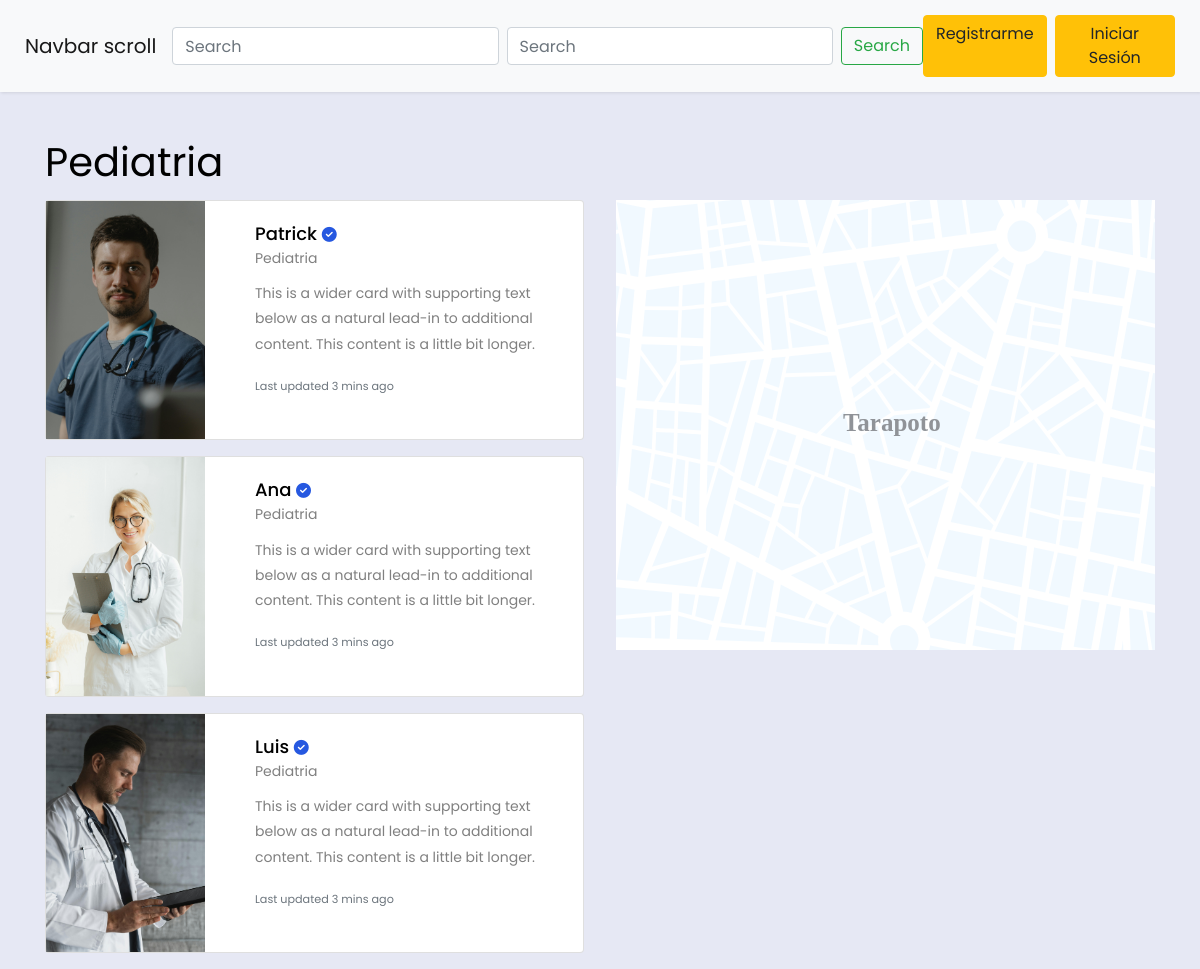
Page /list-especialidad/pediatria/ on the committed database.
### Doctores/models.py (models this page shows, shortened)
class EspecialidadesModels(models.Model):
    nombre_especialidad  =  models.CharField(max_length=155)
    descripcion = models.TextField(blank=True, null=True)
    codigo = models.CharField(max_length=10, unique=True)
    estado = models.BooleanField(default=True)
    slug = models.SlugField(unique=True, blank=True,)
    class Meta:
        verbose_name = "Especialidad Médica"
        verbose_name_plural = "Especialidades Médicas"
        ordering = ['nombre_especialidad']

class DoctorModels(models.Model):
    picture =  models.ImageField(upload_to='Imagenes-Medicos')
    nombre_completo =  models.CharField(max_length=255)
    apellido  = models.CharField(max_length=255, null=True)
    tipo_documento = models.CharField(max_length=11, choices=[('DNI','DNI'), ('PASAPORTE', 'Pasaporte'),('CARNET EXT', 'Carnet de Extranjería')], default='DNI')
    numero_documento =  models.IntegerField(null=True)
    Genero = models.CharField(max_length=1, choices=[('M', 'Masculino'),('F', 'Femenino')], default='M')
    especialidad = models.ForeignKey('EspecialidadesModels', on_delete=models.CASCADE, null=True)
    cmp = models.IntegerField()
    experiencia = models.IntegerField()
    ciudad =  models.CharField(max_length=150)
    edad =  models.IntegerField()
    telefono =  models.IntegerField(null=123456789)
    correo_electronico =  models.CharField(max_length=255)
    estado =  models.BooleanField(default=True)
    class Meta:
        verbose_name = 'Doctor'
        verbose_name_plural = 'Doctores'

### Base/views.py (the view)
# urls.py: path('list-especialidad/<slug:slug>/', ListEspecialistas.as_view(), name='list-especialidad'),
class ListEspecialistas(generic.ListView):
    model = EspecialidadesModels
    context_object_name = 'especialistas'
    template_name = 'base/list-especialistas.html'
    def get_queryset(self):
        return DoctorModels.objects.filter(especialidad__slug=self.kwargs['slug'])
    def get_context_data(self, **kwargs):
        context = super().get_context_data(**kwargs)
        context['especialidad'] = EspecialidadesModels.objects.get(slug=self.kwargs['slug'])
        return context

### Base/templates/base/list-especialistas.html (shortened to what this page needs)
{% extends 'base/especialidades.html' %}
{% load static %}
{% block content-especialidades %}
<h1>{{especialidad.nombre_especialidad }}</h1>
<div class="cont-esp-list">
    <div>
        {% if not especialistas %}
        No found Data {{especialidad.nombre_especialidad}}
        {% else %}
        {% for esc in especialistas %}
        <div>
            <div class="card mb-3" style="max-width: 540px;">
                <div class="row g-0">
                    <div class="col-md-4">
                        <img src="{{ esc.picture.url }}" class="img-fluid rounded-start" alt="...">
                    </div>
                    <div class="col-md-8">
                        <div class="card-body">
                            <div style="margin-bottom: 10px;">
                                <h5 class="card-title">{{ esc.nombre_completo }}&nbsp;<i
                                        class="fa-solid fa-circle-check" style="color: #2658e0; font-size: 15px;"></i>
                                </h5>
                                <span>{{especialidad.nombre_especialidad}}</span>
                            </div>
                            <p class="card-text">This is a wider card with supporting text below as a natural lead-in to
                                additional content. This content is a little bit longer.</p>
                            <p class="card-text"><small class="text-muted">Last updated 3 mins ago</small></p>
                        </div>
                    </div>
                </div>
            </div>
        </div>
        {% endfor %}
    </div>
    <div class="cont-esp-map">
        <img class="img-map" src="{% static 'images/Grupo 3585 (1).svg' %}" alt="">
    </div>
    {% endif %}
</div>
{% endblock %}

### Base/templates/base/especialidades.html (shortened to what this page needs)
{% load static %}
<!DOCTYPE html>
<html lang="en">
<head>
    <link rel="stylesheet" href="https://cdnjs.cloudflare.com/ajax/libs/font-awesome/6.6.0/css/all.min.css"
 />
    <link rel="stylesheet" href="{% static 'css/style-generales.css' %}">
    <link rel="stylesheet" href="https://stackpath.bootstrapcdn.com/font-awesome/4.7.0/css/font-awesome.min.css">
    <link rel="stylesheet" href="{%  static 'css/especialidades.css' %}">
    <link rel="stylesheet" href="{%  static 'css/style.css' %}">
</head>
<body class="body-esp-ge">
    {% block navbar %}
    <nav class="navbar navbar-expand-lg navbar-light bg-light">
        <div class="container-fluid">
            <a class="navbar-brand" href="#">Navbar scroll</a>
            <div class="collapse navbar-collapse" id="navbarScroll" style="justify-content: space-around;">
                <form class="d-flex" style="gap: 0.5rem;">
                    <input class="form-control me-2" type="search" placeholder="Search" aria-label="Search">
                    <input class="form-control me-2" type="search" placeholder="Search" aria-label="Search">
                    <button class="btn btn-outline-success" type="submit">Search</button>
                </form>
                <div class="d-flex" style="gap: 0.5rem;">
                    <a class="btn btn-warning" href="">Registrarme</a>
                    <a class="btn btn-warning" href="">Iniciar Sesión</a>
                </div>
            </div>
        </div>
    </nav>
    {% endblock %}
    <section>
        <div class="container">
            {% block content-especialidades %}{% endblock %}
        </div>
    </section>
</body>
</html>

### static/css/especialidades.css (style rules this page uses)
body.body-esp-ge { background-color: #E6E8F4; }
h5.card-title { margin: 0px !important; font: 500 18px/25px 'poppins',sans-serif; }
img.img-map { object-fit: cover; max-height: 450px; width: 100%; }
div.cont-esp-list { display: grid; gap: 2rem; grid-template-columns: repeat( auto-fit, minmax(500px, 1fr)); }

### rows in the picture
EspecialidadesModels: nombre_especialidad "Pediatria"
DoctorModels: picture (picture), nombre_completo "Patrick"
DoctorModels: picture (picture), nombre_completo "Ana"
DoctorModels: picture (picture), nombre_completo "Luis"
